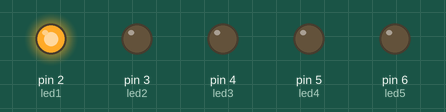
The sketch below on a simulated Arduino Uno, built with avr-gcc and run on an emulated ATmega328P. Parts: output pins drawn as LEDs (lit = HIGH).

Above: at 0.1 s.
At 0.5 s:
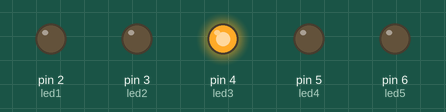
At 0.9 s:
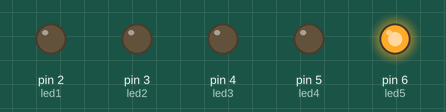
At 1.3 s:
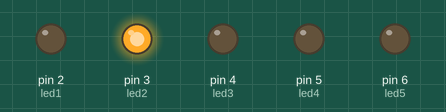
At 2.7 s:
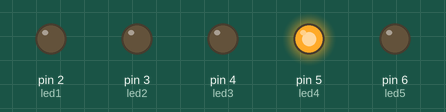
Timing chart, 0 to 3.0 s (numbered marks = the images above):
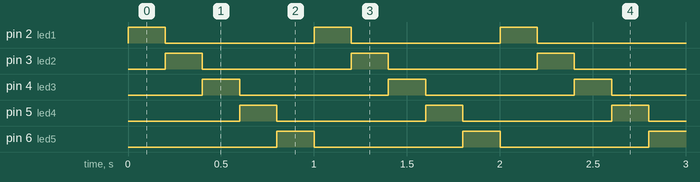

The sketch:

led-chaser.ino
```cpp
// LED Chaser
// Turns LEDs ON one after another to create a chasing effect.

// LED pins
int led1 = 2;
int led2 = 3;
int led3 = 4;
int led4 = 5;
int led5 = 6;

// Delay between LEDs
int delayTime = 200;

void setup() {
  // Set all LED pins as OUTPUT
  pinMode(led1, OUTPUT);
  pinMode(led2, OUTPUT);
  pinMode(led3, OUTPUT);
  pinMode(led4, OUTPUT);
  pinMode(led5, OUTPUT);
}

void loop() {

  // Turn LEDs ON one by one
  digitalWrite(led1, HIGH);
  delay(delayTime);
  digitalWrite(led1, LOW);

  digitalWrite(led2, HIGH);
  delay(delayTime);
  digitalWrite(led2, LOW);

  digitalWrite(led3, HIGH);
  delay(delayTime);
  digitalWrite(led3, LOW);

  digitalWrite(led4, HIGH);
  delay(delayTime);
  digitalWrite(led4, LOW);

  digitalWrite(led5, HIGH);
  delay(delayTime);
  digitalWrite(led5, LOW);
}
```

Measured:
- by itself, pin 2 (led1), pin 3 (led2), pin 4 (led3), pin 5 (led4), pin 6 (led5): alternates HIGH for 0.20 s and LOW for 0.80 s
- by itself, everything shown: repeats every 1.0 s, in 5 steps
